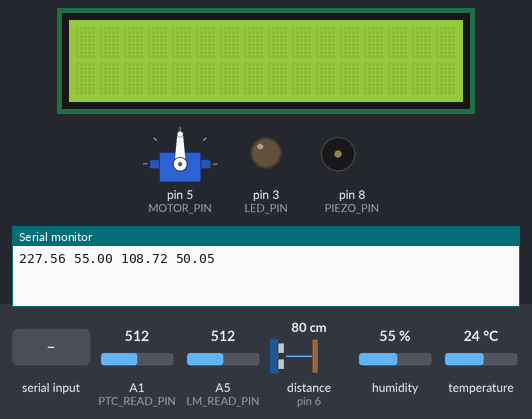
The sketch below on a simulated Arduino Uno, built with avr-gcc and run on an emulated ATmega328P. Shown: servo, 16×2 character LCD, output pins drawn as LEDs (lit = HIGH), buzzer (waves = sounding), the last lines printed to the serial monitor. Wiring (inferred from the names in the program): ultrasonic range finder: trigger pin 7; echo pin 6. Inputs (shaded band) come from the test bench; at power-on: A1 (PTC_READ_PIN) = 512, A5 (LM_READ_PIN) = 512, distance to the obstacle (sensor on pin 6) 80 cm, humidity 55 %, temperature 24 °C. The echo pulse lasts 58.3 µs per cm; pins used as bus, display or sensor lines are not drawn.

Above: at 1.2 s.
1.3 s: "A,45\n" received over Serial
At 2.9 s:
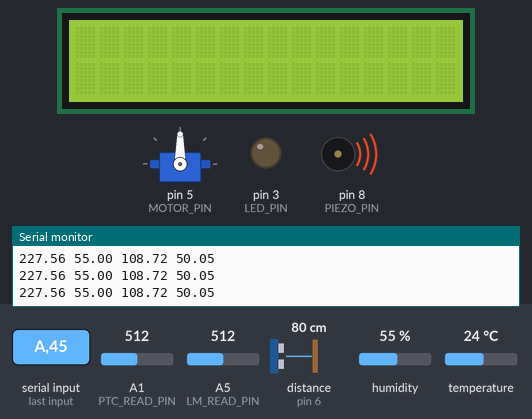
4.0 s: "L90\n" received over the second serial link
At 5.5 s:
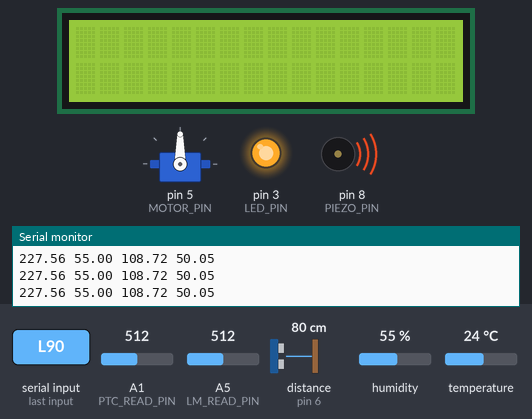
5.9 s: byte 66 ('B') received over Serial
9.4 s: "O" received over Serial
At 11.0 s:
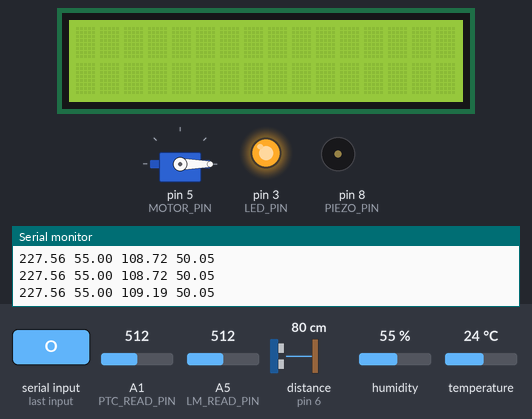
11.3 s: "L,45\n" received over the second serial link
At 12.8 s:
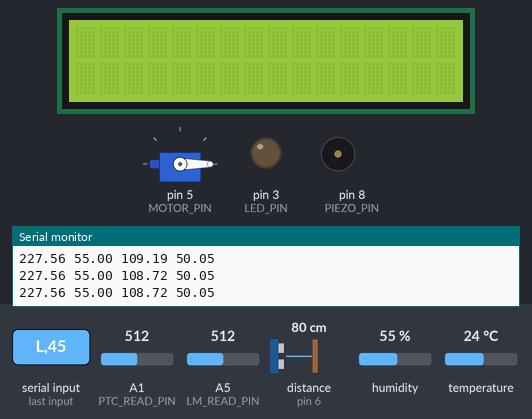
13.5 s: "A90\n" received over Serial
At 15.2 s:
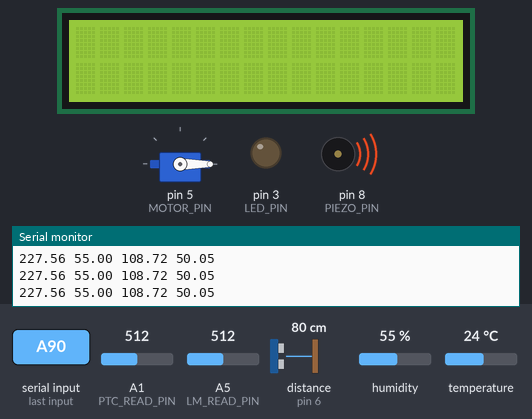
Timing chart, 0 to 16.9 s (numbered marks = the images above; inputs shaded):
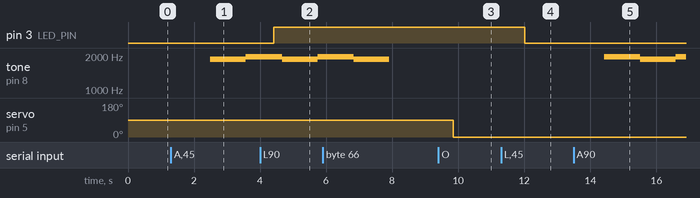

Measured:
- after the input at 1.3 s, tone on pin 8 (PIEZO_PIN): silent → 1865 Hz after 1.2 s, → 1976 Hz 1.1 s later
- after the input at 4.0 s, pin 3 (LED_PIN): LOW → HIGH after 0.41 s
- after the input at 9.4 s, servo on pin 5 (MOTOR_PIN): 90° → 0° after 0.45 s
- after the input at 11.3 s, pin 3 (LED_PIN): HIGH → LOW after 0.72 s
- after the input at 13.5 s, tone on pin 8 (PIEZO_PIN): silent → 1976 Hz after 0.92 s, → 1865 Hz 1.1 s later, → 1976 Hz 1.1 s later

The sketch:

Project2.ino
```cpp
#include "DHT.h"    //includes
#include <SoftwareSerial.h>
#include <LiquidCrystal.h>
#include <Servo.h>

SoftwareSerial BT(9, 10);
LiquidCrystal lcd(4,12,13,A0,A3,A4);

const int DHT_READ_PIN = 11;       //pin assignment of DHT sensor
const int DHT_TYPE=11;            //DHT model 11
const int LM_READ_PIN = A5;       //pin assignment of LM35 sensor
const int PTC_READ_PIN = A1;      //pin assignment of photocell
const int PRECISION=4;            //precision of data display
const int LED_PIN = 3;
const int PIEZO_PIN = 8;

//For sonar
const int ECHO_PIN = 6;           //Pin for ECHO pin on the sonar
const int TRIG_PIN = 7;           //Pin for ECHO pin on the sonar
const int MOTOR_PIN = 5;          //Pin to control the motor    NOT USING FOR NOW

char data;
char dataSerial;
int led_status = 0;
int alarm_status = 0;
int alarm_alternation = 0;
int servo_status = 0;
int auto_mode_status = 0;
int triggered = 0;
int led_trigger_status = 0;
int led_alternation = 0;
float TmpLM;
float lightLevel;
float humidity;
float distance;

Servo myServo;

DHT dht(DHT_READ_PIN, DHT_TYPE);  //creator of dht library

void setup() {
  Serial.begin(9600);
  BT.begin(9600);
  //for DHT and LM35
  pinMode(DHT_READ_PIN, INPUT);

  //for sonar
  pinMode(ECHO_PIN, INPUT);
  pinMode(TRIG_PIN, OUTPUT);
  pinMode(PTC_READ_PIN, INPUT);
  myServo.attach(MOTOR_PIN);
  pinMode(LED_PIN, OUTPUT);
  digitalWrite(LED_PIN, LOW);

  lcd.begin(16, 2);

  doorClose();
}

/**
 * Read the switch status, and decide which style of display it shall follow
 */
void loop() {

  checkBluetoothForCommand();

  TmpLM=readTmpLM();
  lightLevel=readLight();
  humidity=readHumDHT();
  distance=readSonar();

  checkAutoMode();

  checkAlarmStatus();
  checkLEDStatus();

  String inputData = String(TmpLM) + " " + String(humidity) + " " + String(distance) + " " + String(lightLevel);
  Serial.println(inputData);

  updateViaBluetooth();
}

/*
 * Must come after reading input values
 * Must come before checkAlarmStatus() and checkLEDStatus()
 */
void checkAutoMode() {
  if(auto_mode_status == 1) {
    if(distance < 10) {
      triggered = 1;
      doorClose();
    }
    if(triggered == 1) {
      alarm_status = 1;
      led_trigger_status = 1;
    } else {            //if not triggered, don't do the trigger activity
      alarm_status = 0;
      led_trigger_status = 0;
    }
  }
}

void checkAlarmStatus() {
  if(alarm_status == 1) {
    if(alarm_alternation == 0){
      tone(PIEZO_PIN, 1865);
      alarm_alternation = 1;
    }
    else {
      tone(PIEZO_PIN, 1976);
      alarm_alternation = 0;
    }
  }
  else
    noTone(PIEZO_PIN);
}

void checkLEDStatus() {
  if(led_trigger_status == 1) {
    if(led_alternation == 0) {
      digitalWrite(LED_PIN, HIGH);
      led_alternation = 1;
    } else {
      digitalWrite(LED_PIN, LOW);
      led_alternation = 0;
    }
  } else {
      led_alternation = 0;
  }
}

void updateViaBluetooth() {
  BT.print(addOneToLeft(TmpLM, "1"));
  delay(200);
  BT.print(addOneToLeft(lightLevel, "2"));
  delay(200);
  BT.print(addOneToLeft(distance, "3"));
  delay(200);
  BT.print(addOneToLeft(humidity, "4"));
  delay(200);
}

void checkBluetoothForCommand() {
  if(BT.available()) {
    data = BT.read();
    if(data == 'L') {
      LedOnOff();
    } else if(data == 'P') {
      AlarmOnOff();
    } else if(data == 'S') {
      ServoOnOff();
    } else if (data == 'A') { //turn on auto mode
      auto_mode_status = 1;
    } else if (data == 'R') { //reset the auto mode
      triggered = 0;
      digitalWrite(LED_PIN, LOW);
    } else if (data == 'O') { //turn off auto mode
      triggered = 0;
      alarm_status = 0;
      led_trigger_status = 0;
      auto_mode_status = 0;
    } else if (data == 'T') { //time
      String time = BT.readString();
      lcd.clear();
      lcd.setCursor(0,0);
      lcd.print(time);
    } else if (data == 'C') {
      String text = BT.readString();
      lcd.clear();
      lcd.setCursor(0,0);
      lcd.print(text);
    }
  }

  if(Serial.available()) {
    dataSerial = Serial.read();
    if(dataSerial == 'N') {
      LedOn();
    } else if(dataSerial == 'F') {
      LedOff();
    } else if(dataSerial == 'O') {
      doorOpen();
    } else if(dataSerial == 'C') {
      doorClose();
    } else if(dataSerial == 'A') {
      alarmOn();
    } else if(dataSerial == 'B') {
      alarmOff();
    }
  }
}

void alarmOn() {
   alarm_status = 1;
}

void alarmOff() {
   alarm_status = 0;
}

void doorOpen() {
  for(int i = 90; i >= 0; i--){
    myServo.write(i);
  }
  servo_status = 1;
}

void doorClose() {
  for(int i = 0; i <= 90; i++){
    myServo.write(i);
  }
  servo_status = 0;
}

void ServoOnOff() {
  if(servo_status == 0){
    myServo.write(0);
    servo_status = 1;
  }
  else {
    myServo.write(90);
    servo_status = 0;
  }
}

void AlarmOnOff() {
  if(alarm_status == 0)
    alarm_status = 1;
  else
    alarm_status = 0;
}

void LedOnOff() {
  if(led_status == 0) {
   digitalWrite(LED_PIN, HIGH);
   led_status = 1;
  }
  else {
   digitalWrite(LED_PIN, LOW);
   led_status = 0;
  }
}

void LedOn() {
  digitalWrite(LED_PIN, HIGH);
  led_status = 1;
}

void LedOff() {
  digitalWrite(LED_PIN, LOW);
  led_status = 0;
}

float addOneToLeft(float value, String beginNum) {
  String string1 = String(value);
  String string2 = "9" + beginNum + string1;
  return string2.toFloat();
}

/**
 * Function: Read from analog pin the LM35 temperature sensor is connected to, and map the voltage to temperature in degree celsuis
 * Param: None
 * Return: Float value indicates the temperature reading from LM35, nan if the sensor is not ready
*/
float readTmpLM(){
  float readVoltage = analogRead(LM_READ_PIN);
  delay(10);
  readVoltage = analogRead(LM_READ_PIN);        //Read twice and discard the first value so that the reading is not interfered by noise
  float Tmp = mapping(readVoltage, 0, 225, 0, 100);
  return Tmp;
  }

/**
 * Function: Read from digital pin the DHT11 sensor is connected to, and map the voltage to temperature in degree celsuis
 * Param: None
 * Return: Float value indicates the temperature reading from DHT11, 'nan' if the sensor is not ready
*/
float readTmpDHT(){
  return dht.readTemperature();
  }

/**
 * Function: Read from digital pin the DHT11 sensor is connected to, and map the voltage to humidity in relative(%)
 * Param: None
 * Return: Float value indicates the humidity reading from DHT11, 'nan' if the sensor is not ready
*/
float readHumDHT(){
  return dht.readHumidity();
  }

/**
 * Function: Read from analog pin the photocell sensor is connected to, and map the voltage to ambient light level
 * Param: None
 * Return: the light level reading from the photocell
*/
float readLight(){
  float readVoltage=analogRead(PTC_READ_PIN);
  delay(10);
  readVoltage=1023-analogRead(PTC_READ_PIN);
  float reversedValue=1023-readVoltage;         //The voltage and light level have a reversed propotional relationship
  float lightLevel=mapping(reversedValue, 0, 1023, 0, 100);
  return lightLevel;
  }

/**
 * Funtion: Basically same as the map() function in the standard ardurino math library, but able to convert it into float type.
 * The mapping is linear.
 * Param: float value: the value to be mapped
 *        inputLowerBond: The possible minium of the input value.
 *        inputUpperBond: The possible maxium of the output value.
 *        outputLowerBond: The wished value of which the minium input is mapped to
 *        outputUpperBond: The wished value of which the maxium input is mapped to
 * Return: float type being the value after mapping.
 * Preconditions: inputLowerBond<inputUpperBond && outputLowerBond<outputUpperBond
*/

float mapping(float value, float inputLowerBond, float inputUpperBond, float outputLowerBond, float outputUpperBond){
      float scale =(outputUpperBond - outputLowerBond)/(inputUpperBond - inputLowerBond);
      float offset = outputLowerBond - scale * inputLowerBond;
      return scale*value+offset;      //The process above can be mathmatically proved to be effective
  }

  /**
 * Function: Control the sonar to send a pulse, and measure the duration from the echo, calculate the distance as per temperature
 * returns: a float that indicates the distance it gets, in cm, from 0 to 200, -1 if the range is not reasonable.
*/

float readSonar(){
    float duration, distance;
    digitalWrite(TRIG_PIN, HIGH);           //set trigger pin to HIGH
    delayMicroseconds(1000);
    digitalWrite(TRIG_PIN, LOW);            //set trigger pin to LOW
    duration = pulseIn(ECHO_PIN, HIGH);     //read echo pin
    float temp=readTmpLM();                 //read temperature
    float sound_speed=331.5 + (0.6 * temp);                 //calculate the sound speed at the point
    distance = (duration * sound_speed * 0.0001)/2;        //compute distance from duration of echo Pin
    delay(200);
    if (distance >= 400 || distance <= 0){   //deciding whether or not distance is reasonable
        return(-1);                         //if not, return -1
    }
    else{
        return(distance);
    }
}
```
